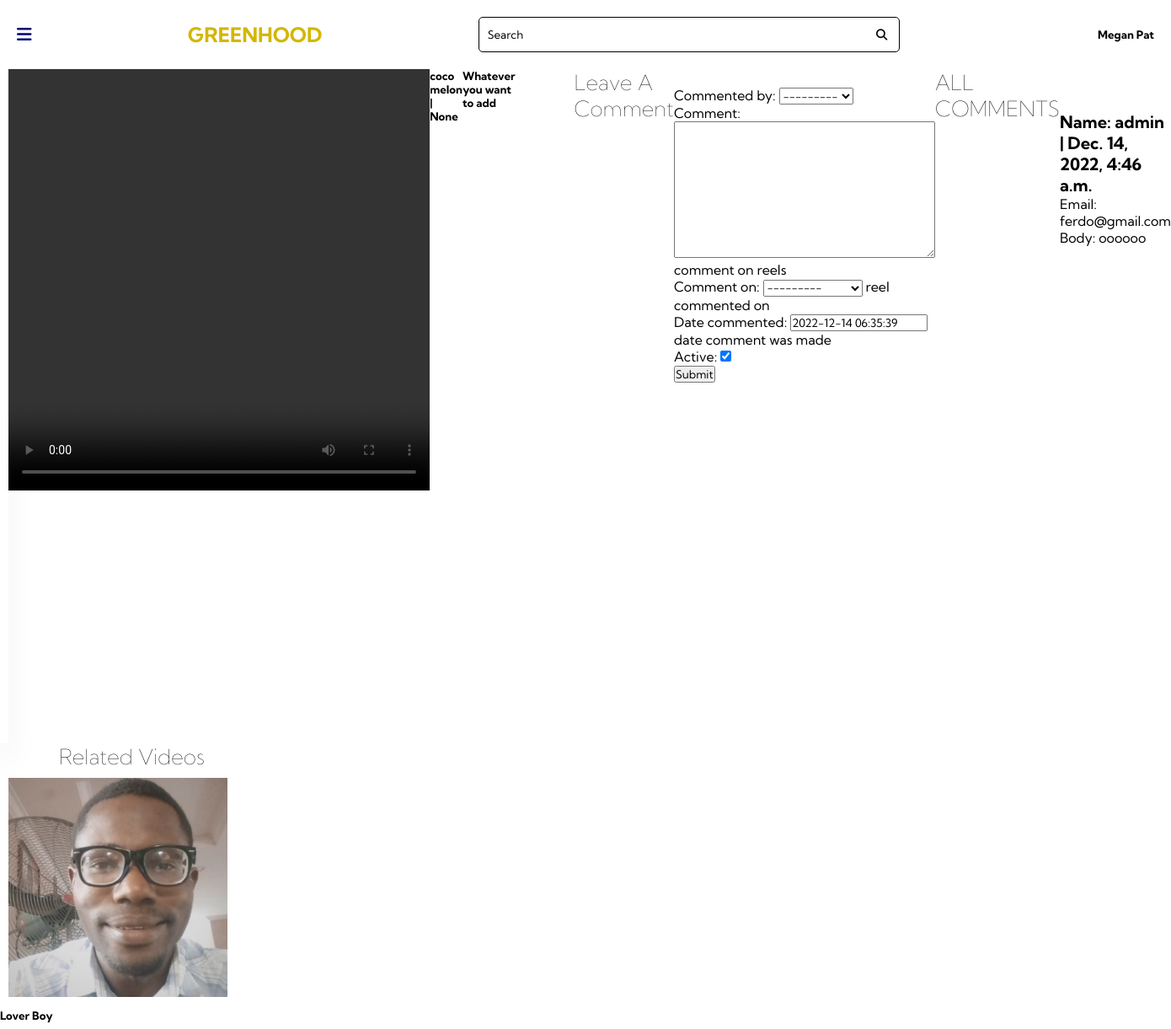
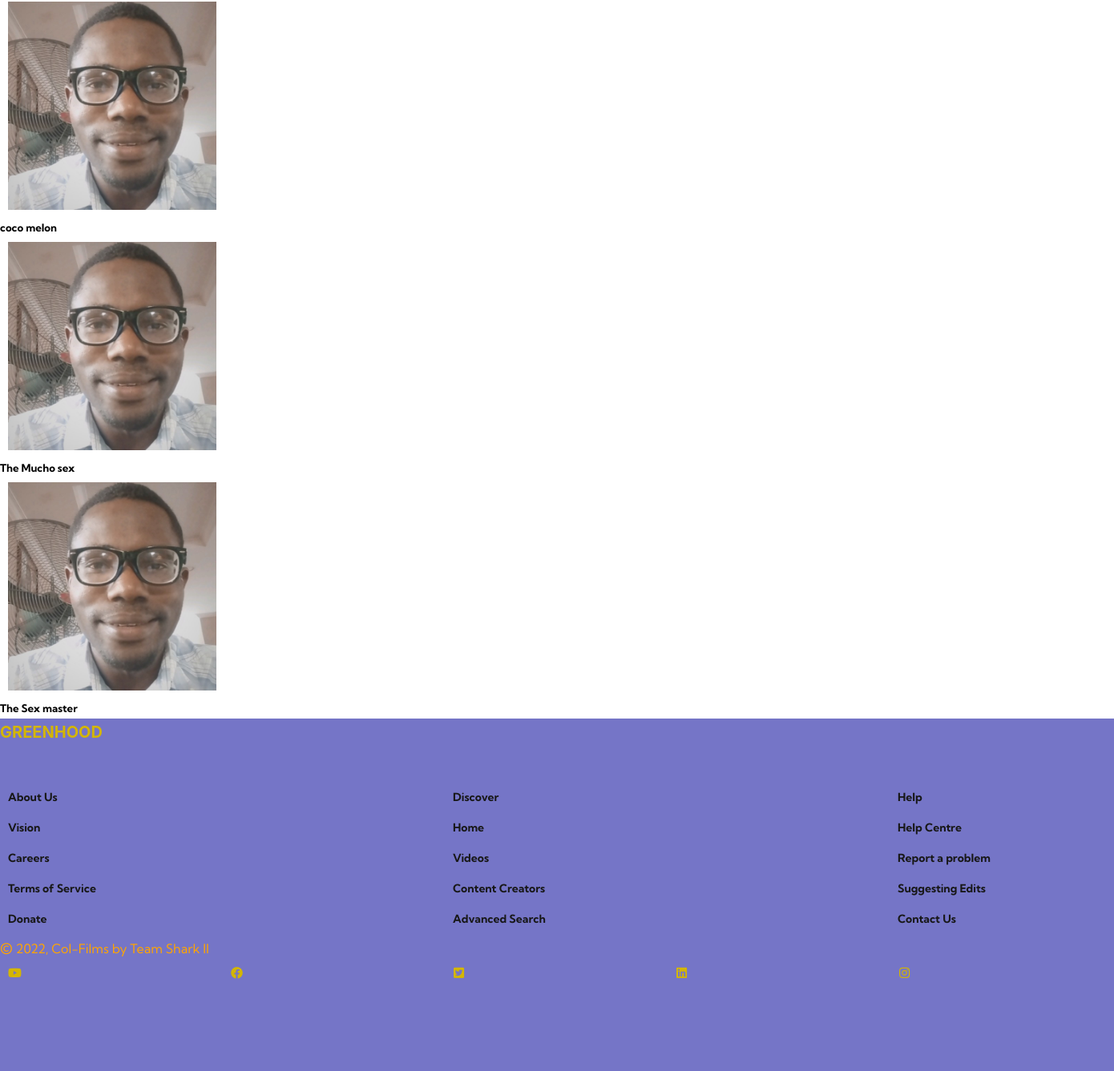
/index/video_detail/3/ (signed in), run on the app's committed database (2 pictures, top to bottom).
### core/models.py (models this page shows, shortened)
class Reel(models.Model):
    uploader = models.ForeignKey(
        settings.AUTH_USER_MODEL, blank=True, verbose_name=_("uploaded by"),
        on_delete=models.CASCADE
    )
    title = models.CharField(
        _("video title"), max_length=255,
        help_text=_("Enter a title for your short video")
    )
    description = models.TextField(
        _("long description"),
        help_text=_("Enter a description for your short video")
    )
    category = models.ForeignKey(
        Category, on_delete=models.CASCADE,
verbose_name=_("video category"), null=True,
        help_text=_("choose a category for your short video")
    )
    cover_thumbnail = models.FileField(
        _("video cover"), upload_to="reels/cover", help_text=_("cover image"),
        null=True, blank=True, validators=[
            FileExtensionValidator(allowed_extensions=['jpg', 'jpeg', 'png'])
        ]
    )
    video = models.FileField(
        _("video file"), upload_to='reels', max_length=100,
        help_text=_("upload short video file less than 15 minutes"),
        validators=[FileExtensionValidator(allowed_extensions=[
            'MOV', 'avi', 'mp4', 'webm', 'mkv'
        ])]
    )
    published = models.BooleanField(
        _("published status"), default=False,
        help_text=_("Designates whether video has been published."),
    )
    date_posted = models.DateTimeField(
        _("date uploaded"), default=timezone.now,
        help_text="date video was uploaded"
    )
    class Meta:
        ordering = ['-date_posted', 'title']
    def __str__(self) -> str:
        return self.title

class Comment(models.Model):
    user = models.ForeignKey(
        settings.AUTH_USER_MODEL, verbose_name=_("commented by"),
        on_delete=models.CASCADE, related_name="commenter"
    )
    comment = models.TextField(
        help_text=_("comment on reels")
    )
    real = models.ForeignKey(
        Reel, verbose_name=_("comment on"), on_delete=models.CASCADE,
        help_text=_("reel commented on"), related_name="commented"
    )
    date = models.DateTimeField(
        _("date commented"), default=timezone.now,
        help_text="date comment was made"
    )
    active = models.BooleanField(default=True)
    class Meta:
        ordering = ['-date', 'user']

class CustomUser(AbstractUser):
    full_name = models.CharField(max_length=200, null=True)
    is_student = models.BooleanField(default=1)
    def __str__(self):
        return '{} {}'.format(self.username, self.first_name, self.last_name)

### core/views.py (the view)
# urls.py: path('index/video_detail/<pk>/', views.video_detail, name= 'video_detail'),
@login_required(login_url='login')
def video_detail(request, pk):
    pub = Reel.objects.get(pk=pk)
    related = Reel.objects.filter(category=pub.category)
    post = get_object_or_404(Reel, pk=pk)
    comments = pub.commented.filter(active=True).order_by('-date')
    new_comment = None
    if request.method == 'POST':
        comment_form = CommentForm(data=request.POST)
        if comment_form.is_valid():
            comment_form.instance.author =request.user
            new_comment = comment_form.save(commit=False)
            new_comment.post = post
            new_comment.save()
    else:
        comment_form = CommentForm()
    context = {
        'pub': pub,
        'comments': comments,
        'new_comment': new_comment,
        'comment_form': comment_form,
        'related': related,
    }
    return render(request, 'vid.html', context)

### core/forms.py
class CommentForm(ModelForm):
    class Meta:
        model = Comment
        fields = '__all__'

### core/templates/vid.html (shortened to what this page needs)
<!DOCTYPE html>
<html lang="en">
<head>
    <link rel="stylesheet" href="https://cdnjs.cloudflare.com/ajax/libs/font-awesome/6.2.1/css/all.min.css"
 />
    <link rel="stylesheet" href="vid.css">
</head>
<body>
    <header>
        <div class="container1">
            <nav>
                <i class="fa fa-bars menu" aria-hidden="true"></i>
                <h2>GREENHOOD</h2>
                <div class="search-bar">
                    <input type="text" placeholder="Search" name="Q" class="search-txt">
                    <button type="submit"><i class="fa fa-search" aria-hidden="true"></i></button>
                </div>
                <div class="profile">
                    <h5>Megan Pat</h5>
                </div>
            </nav>
    </header>
    <main>
        <div class="container">
            <section>
                <ul>
                    <li><a href="{% url 'index' %}">
                        </a>
                    </li>
                    <li><a href="_blank">
                        </a>
                    </li>
                    <li><a href="{% url 'myvideos' %}">
                        </a>
                    </li>
                    <li><a href="">
                        </a>
                    </li>
                    <li><a href="{% url 'logout' %}" class="logout">
                        </a>
                    </li>
                </ul>
            </section>
            <video src="{{ pub.video.url }}" controls alt="play video" width="500px" height="500px" type="video/mp4">
          </video>
            <h5>{{pub.title}} | {{pub.category }}</h5>
            <h5>{{pub.description}}</h5>
            {% if request.user.is_authenticated %}
<h4> Leave A Comment </h4>
<form method="post" style="margin-top: 1.3em;">
    {{ comment_form.as_p }}
    <button type="submit" >Submit</button>
  </form>
{% else %}
<p> <a href='{% url "login" %}'>Login</a> or <a href='{% url "login" %}'>Register</a> to join the discussion </p>
{% endif %}
<h4 style='padding: 0em; margin-bottom:0em; '>ALL COMMENTS</h4>
{% for comment in comments %}
<ul style='list-style-type: none;'>
<li>Name: {{comment.user}} | {{comment.date}}</li>
<li>Email: {{comment.user.email}}</li>
<li>Body: {{comment.comment}}</li>
</ul>
{% endfor %}
    </div>
            <h4>Related Videos</h4>
            {% for video in related %}
            <div class="card">
              <a href='{% url "video_detail" video.pk  %}'> <img src="{{video.cover_thumbnail.url}}" alt=""/></a>
              <h5>{{video.title}}</h5>
          </div>
            {% endfor %}
    </main>
    <footer>
        <div class="logo">GREENHOOD</div>
    <div class="column_container">
      <div class="column">
        <ul>
          <li><a href="">About Us</a></li>
          <li><a href="">Vision</a></li>
          <li><a href="">Careers</a></li>
          <li><a href="">Terms of Service</a></li>
          <li><a href="">Donate</a></li>
        </ul>
      </div>
      <div class="column">
        <ul>
          <li><a href="">Discover</a></li>
          <li><a href="">Home</a></li>
          <li><a href="">Videos</a></li>
          <li><a href="">Content Creators</a></li>
          <li><a href="">Advanced Search</a></li>
        </ul>
      </div>
      <div class="column">
        <ul>
          <li><a href="">Help</a></li>
          <li><a href="">Help Centre</a></li>
          <li><a href="">Report a problem</a></li>
          <li><a href="">Suggesting Edits</a></li>
          <li><a href="">Contact Us</a></li>
        </ul>
      </div>
    </div>
    <div class="copyright_and_brand_icons">
      <div class="copyright">
        <span>&copy</span> 2022, Col-Films by Team Shark II
      </div>
      <div class="brand_icons">
        <a href="#"><i class="fa-brands fa-youtube"></i></a>
        <a href="#"><i class="fa-brands fa-facebook"></i></a>
        <a href="#"><i class="fa-brands fa-square-twitter"></i></i></a>
        <a href="#"><i class="fa-brands fa-linkedin"></i></a>
        <a href="#"><i class="fa-brands fa-instagram"></i></i></a>
      </div>
    </div>
    </footer>
</body>
</html>

### core/templates/vid.css (style rules this page uses)
* { margin: 0; padding: 0; box-sizing: border-box; font-family: "Kumbh Sans", sans-serif; max-width: 100%; }
:root { --primary-color: #000072; --primary-color-2: #2121A8; --primary-color-3: #7575C7; --secondary-color: #E1C202; --secondary-color-2:#EEDC6E; --secondary-color-3:#EFE6AE; --tertiary-color: #A1BCC7; --tertiary-color-2:#181818; --tertiary-color-3:#858585; --tertiary-color-4:#B8B8B8; --background: #FFFFFF; --logo-color: #D4B600; }
nav { width: 100%; display: flex; justify-content: space-between; align-items: center; padding: 20px; }
.profile { display: flex; align-items: center; }
h2 { color: #D4B600; }
.fa-bars { color: #000072; font-size: 20px; }
.search-bar { display: flex; border: 1px solid; justify-content: space-between; width: 500px; padding: 10px; border-radius: 5px; }
::placeholder { color: #000; }
.search-bar .search-txt { border: none; background: none; outline: none; }
.search-bar button { background: transparent; color: #000; border: 0; width: 20px; height: 20px; border-radius: 50%; cursor: pointer; }
.container { display: flex; }
section { position: relative; top: 0; bottom: 0; left: 0; height: 100vh; background: #fff; width: 280px; overflow: hidden; box-shadow: 0px 20px 35px rgba(0, 0, 0, 0.1); }
a { position: relative; color: rgb(85, 85, 83); font-size: 14px; display: table; width: 280px; padding: 10px; text-decoration: none; font-weight: bold; }
section ul li { margin-bottom: 10px; }
.logout { position: absolute; }
h4 { padding-left:70px; font-size: 25px; font-weight: lighter; }
footer { bottom: 0; margin-top: 5px; padding-top: 5px; background: var(--primary-color-3); height: 55vh; overflow: fixed; }
footer .logo { font-family: "Inter", sans-serif; color: var(--logo-color); font-size: 20px; font-weight: 700; }
.column_container { width: 100%; display: flex; flex-direction: row; justify-content: space-between; align-items: center; margin: auto; position: relative; bottom: 0; }
ul { margin-top: 50px; }
li { list-style: none; }
li:nth-child(1) { font-size: 20px; font-weight: 700; }
li a:nth-child(1) { font-weight: 700; }
li a { text-decoration: none; color: var(--tertiary-color-2); font-weight: 400; }
.copyright { color: orange; }
.copyright span { font-size: 24px; }
.brand_icons { display: flex; }
.brand_icons i { color: var(--logo-color); font-size: 15px; }

### data on the page
Reel: title "coco melon", category "None", description "Whatever you want to add", cover_thumbnail (picture)
Comment: user "admin", date "Dec. 14, 2022, 4:46 a.m.", user.email "ferdo@gmail.com", comment "oooooo"
Reel: cover_thumbnail (picture), title "Lover Boy"
Reel: cover_thumbnail (picture), title "The Mucho sex"
Reel: cover_thumbnail (picture), title "The Sex master"
